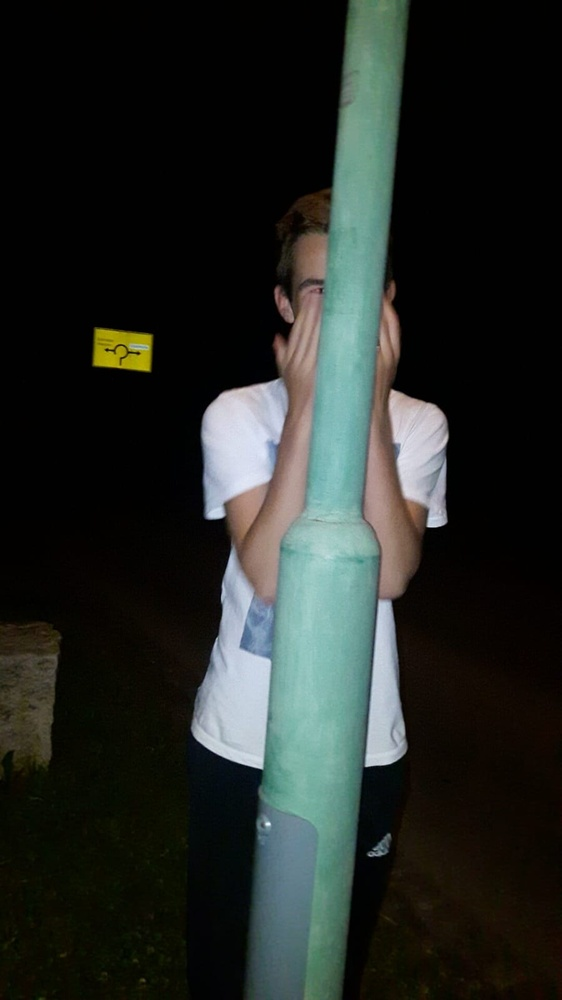
#> input picture Learning/testp.jpg, 562 x 1000 px, shrunk from 899 x 1599 before the run, found by its file name
$ python 0225.py
#> lines starting #> are read from the running program, lines starting #| are printed output that depends on the picture; after the words box and inside, x2 and y2 are one past the last pixel; in counts of white or black regions, pixels touching at a corner belong together
import numpy as np
import cv2 as cv
import matplotlib.pyplot as plt


img2 = cv.imread("C:/pyt/Learning/testp.jpg")
#> img2 is the input picture: shape (1000, 562, 3); mean B, G, R 36.6, 40.3, 35.8
img3 = cv.cvtColor(img2, cv.COLOR_BGR2GRAY)
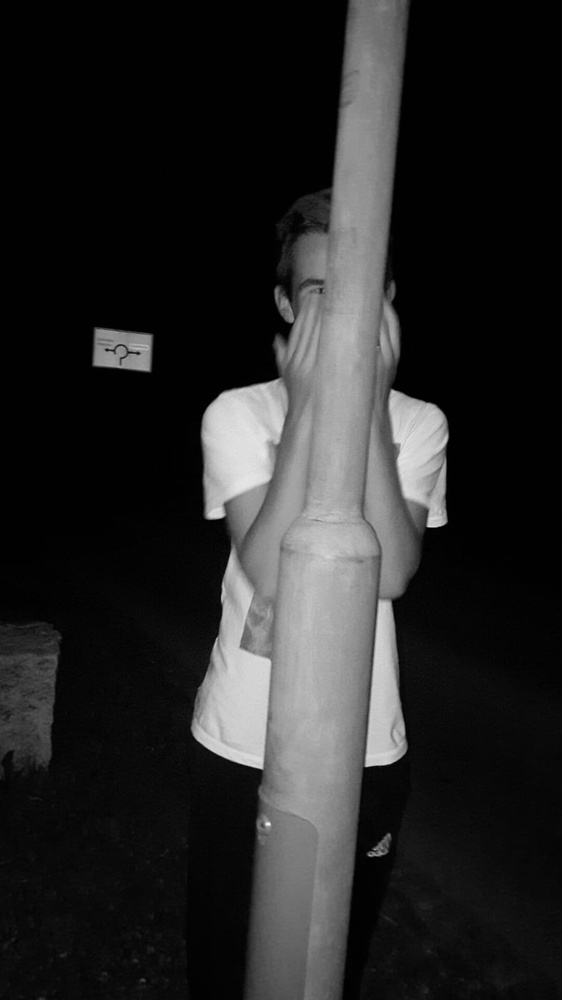
#> img3: shape (1000, 562); min 0, max 243, mean 38.5


# [82 lines left out: functions max_pooling, max_pooling_2, patternmatch, not called in this run]


pattern = np.array([[1,1,1],
                    [1,1,1],
                    [1,1,1]])

# match = patternmatch(img3, pattern)

# plt.imshow(match, cmap="gray")
# plt.show()


def pattern_match_2(img, pattern):
    h, w = img.shape
#> h = 1000; w = 562
    h_p, w_p = pattern.shape

    pad_y = h_p //2
    pad_x = w_p//2

    padded = np.zeros((h +h_p, w + w_p), dtype = img.dtype)
    padded[pad_y:pad_y+h, pad_x:pad_x+w] = img

    out = np.zeros((h, w), dtype=img.dtype)

    for i in range(h):
        for j in range(w):
            window = padded[i:i+h_p, j:j+w_p]
            if np.array_equal(window, pattern):
                out[i, j] = 1
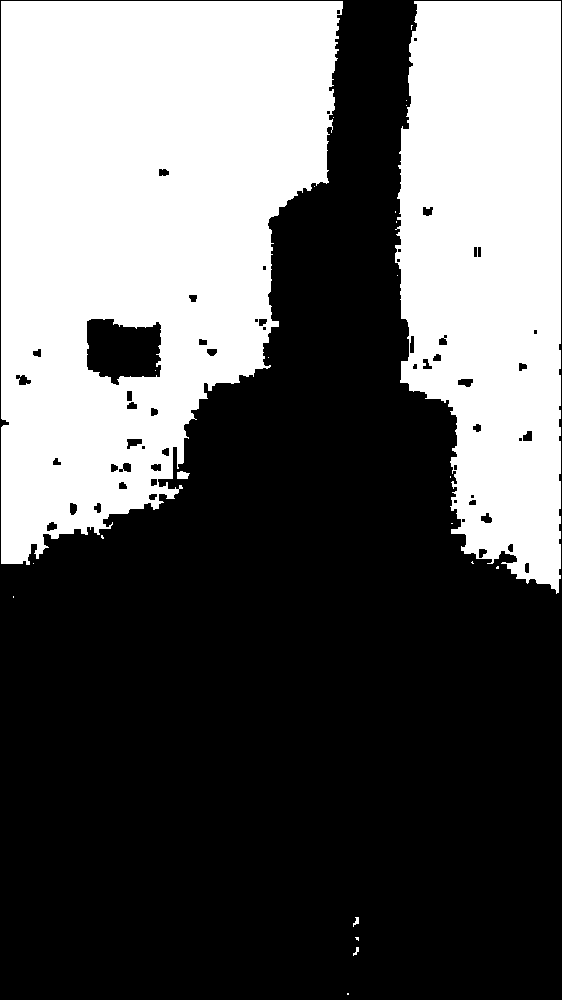
#> out: shape (1000, 562); values 0 (black) and 1 (white), 38.3% white; 24 white regions (19 under 20 px), largest, box (x1, y1, x2, y2) and area: (1, 1, 343, 565) 136191, (395, 1, 561, 594) 78847, (177, 471, 190, 479) 82, (353, 917, 359, 927) 32, (353, 947, 359, 956) 26
    return out

match2 = pattern_match_2(img3, pattern)

plt.imshow(match2, cmap="gray")
plt.show()
